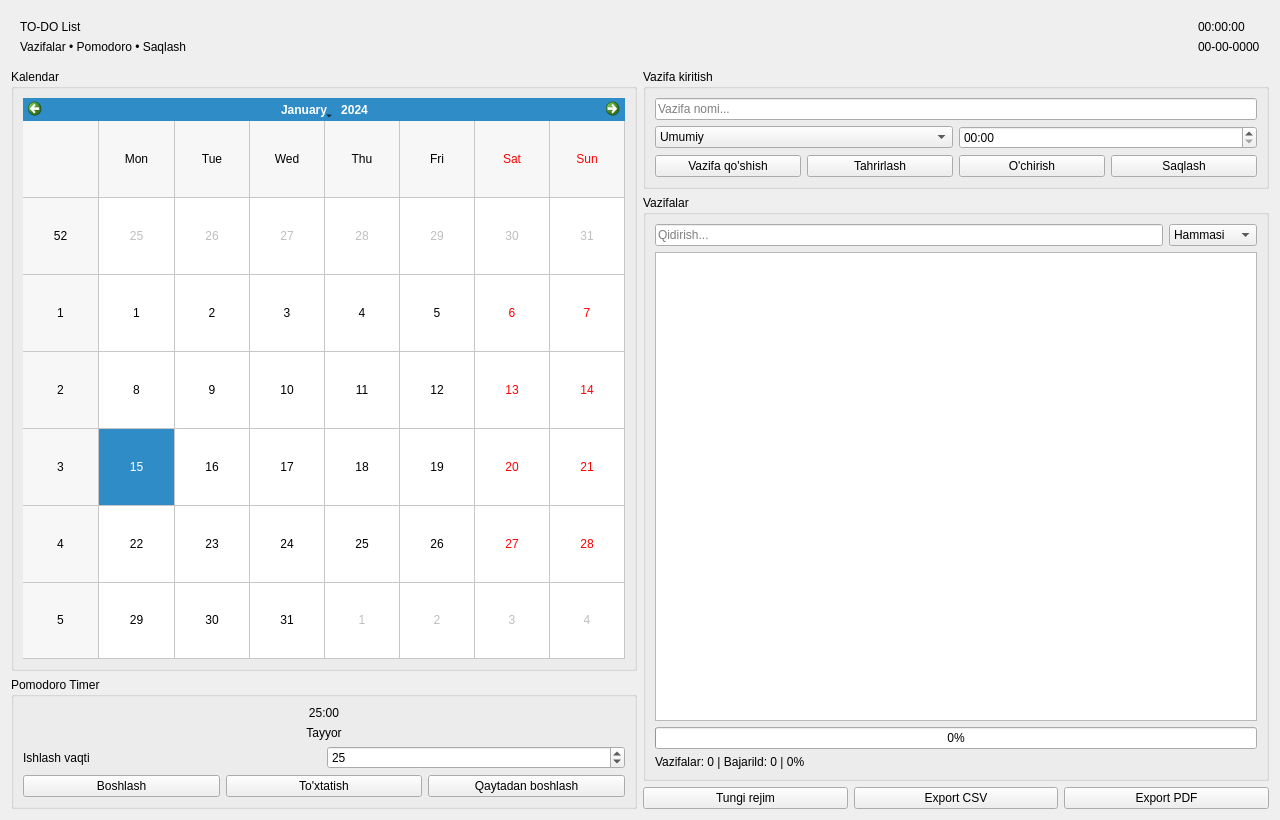
<?xml version="1.0" encoding="UTF-8"?>
<ui version="4.0">
 <class>Form</class>
 <widget class="QWidget" name="Form">
  <property name="geometry">
   <rect>
    <x>0</x>
    <y>0</y>
    <width>1280</width>
    <height>820</height>
   </rect>
  </property>
  <property name="windowTitle">
   <string>TO-DO List</string>
  </property>
  <layout class="QVBoxLayout" name="verticalLayoutMain">
   <item>
    <widget class="QFrame" name="headerFrame">
     <layout class="QHBoxLayout" name="horizontalLayoutHeader">
      <item>
       <layout class="QVBoxLayout" name="verticalLayoutHeaderText">
        <item>
         <widget class="QLabel" name="titleLabel">
          <property name="text">
           <string>TO-DO List</string>
          </property>
         </widget>
        </item>
        <item>
         <widget class="QLabel" name="subtitleLabel">
          <property name="text">
           <string>Vazifalar • Pomodoro • Saqlash</string>
          </property>
         </widget>
        </item>
       </layout>
      </item>
      <item>
       <spacer name="horizontalSpacer">
        <property name="orientation">
         <enum>Qt::Horizontal</enum>
        </property>
        <property name="sizeHint" stdset="0">
         <size>
          <width>0</width>
          <height>0</height>
         </size>
        </property>
       </spacer>
      </item>
      <item>
       <layout class="QVBoxLayout" name="verticalLayoutClock">
        <item>
         <widget class="QLabel" name="clockLabel">
          <property name="text">
           <string>00:00:00</string>
          </property>
         </widget>
        </item>
        <item>
         <widget class="QLabel" name="dateNowLabel">
          <property name="text">
           <string>00-00-0000</string>
          </property>
         </widget>
        </item>
       </layout>
      </item>
     </layout>
    </widget>
   </item>
   <item>
    <layout class="QHBoxLayout" name="horizontalLayoutBody">
     <item>
      <layout class="QVBoxLayout" name="leftPanelLayout">
       <item>
        <widget class="QGroupBox" name="calendarGroupBox">
         <property name="title">
          <string>Kalendar</string>
         </property>
         <layout class="QVBoxLayout" name="verticalLayoutCalendar">
          <item>
           <widget class="QCalendarWidget" name="calendarWidget">
            <property name="maximumSize">
             <size>
              <width>16777215</width>
              <height>16777215</height>
             </size>
            </property>
            <property name="gridVisible">
             <bool>true</bool>
            </property>
           </widget>
          </item>
         </layout>
        </widget>
       </item>
       <item>
        <widget class="QGroupBox" name="pomodoroGroupBox">
         <property name="title">
          <string>Pomodoro Timer</string>
         </property>
         <layout class="QVBoxLayout" name="verticalLayoutPomodoro">
          <item>
           <widget class="QLabel" name="pomodoroTimeLabel">
            <property name="text">
             <string>25:00</string>
            </property>
            <property name="alignment">
             <set>Qt::AlignCenter</set>
            </property>
           </widget>
          </item>
          <item>
           <widget class="QLabel" name="pomodoroStatusLabel">
            <property name="text">
             <string>Tayyor</string>
            </property>
            <property name="alignment">
             <set>Qt::AlignCenter</set>
            </property>
           </widget>
          </item>
          <item>
           <layout class="QHBoxLayout" name="horizontalLayoutPomodoroSettings">
            <item>
             <widget class="QLabel" name="labelWorkMinutes">
              <property name="text">
               <string>Ishlash vaqti</string>
              </property>
             </widget>
            </item>
            <item>
             <widget class="QSpinBox" name="workMinutesSpinBox">
              <property name="minimum">
               <number>1</number>
              </property>
              <property name="maximum">
               <number>180</number>
              </property>
              <property name="value">
               <number>25</number>
              </property>
             </widget>
            </item>
           </layout>
          </item>
          <item>
           <layout class="QHBoxLayout" name="horizontalLayoutPomodoroButtons">
            <item>
             <widget class="QPushButton" name="startPomodoroButton">
              <property name="text">
               <string>Boshlash</string>
              </property>
             </widget>
            </item>
            <item>
             <widget class="QPushButton" name="pausePomodoroButton">
              <property name="text">
               <string>To'xtatish</string>
              </property>
             </widget>
            </item>
            <item>
             <widget class="QPushButton" name="resetPomodoroButton">
              <property name="text">
               <string>Qaytadan boshlash</string>
              </property>
             </widget>
            </item>
           </layout>
          </item>
         </layout>
        </widget>
       </item>
      </layout>
     </item>
     <item>
      <layout class="QVBoxLayout" name="rightPanelLayout">
       <item>
        <widget class="QGroupBox" name="taskInputGroupBox">
         <property name="title">
          <string>Vazifa kiritish</string>
         </property>
         <layout class="QVBoxLayout" name="verticalLayoutTaskInput">
          <item>
           <widget class="QLineEdit" name="taskLineEdit">
            <property name="placeholderText">
             <string>Vazifa nomi...</string>
            </property>
           </widget>
          </item>
          <item>
           <layout class="QHBoxLayout" name="horizontalLayoutTaskMeta">
            <item>
             <widget class="QComboBox" name="categoryComboBox">
              <item>
               <property name="text">
                <string>Umumiy</string>
               </property>
              </item>
              <item>
               <property name="text">
                <string>O'qish</string>
               </property>
              </item>
              <item>
               <property name="text">
                <string>Ish</string>
               </property>
              </item>
              <item>
               <property name="text">
                <string>Shaxsiy</string>
               </property>
              </item>
              <item>
               <property name="text">
                <string>Savdo</string>
               </property>
              </item>
              <item>
               <property name="text">
                <string>So'glik</string>
               </property>
              </item>
             </widget>
            </item>
            <item>
             <widget class="QTimeEdit" name="timeEdit">
              <property name="displayFormat">
               <string>HH:mm</string>
              </property>
             </widget>
            </item>
           </layout>
          </item>
          <item>
           <layout class="QHBoxLayout" name="horizontalLayoutTaskButtons">
            <item>
             <widget class="QPushButton" name="addButton">
              <property name="text">
               <string>Vazifa qo'shish</string>
              </property>
             </widget>
            </item>
            <item>
             <widget class="QPushButton" name="editButton">
              <property name="text">
               <string>Tahrirlash</string>
              </property>
             </widget>
            </item>
            <item>
             <widget class="QPushButton" name="deleteButton">
              <property name="text">
               <string>O'chirish</string>
              </property>
             </widget>
            </item>
            <item>
             <widget class="QPushButton" name="saveChecksButton">
              <property name="text">
               <string>Saqlash</string>
              </property>
             </widget>
            </item>
           </layout>
          </item>
         </layout>
        </widget>
       </item>
       <item>
        <widget class="QGroupBox" name="taskListGroupBox">
         <property name="title">
          <string>Vazifalar</string>
         </property>
         <layout class="QVBoxLayout" name="verticalLayoutTaskList">
          <item>
           <layout class="QHBoxLayout" name="horizontalLayoutFilters">
            <item>
             <widget class="QLineEdit" name="searchLineEdit">
              <property name="placeholderText">
               <string>Qidirish...</string>
              </property>
             </widget>
            </item>
            <item>
             <widget class="QComboBox" name="statusFilterComboBox">
              <item>
               <property name="text">
                <string>Hammasi</string>
               </property>
              </item>
              <item>
               <property name="text">
                <string>Qadalgani</string>
               </property>
              </item>
              <item>
               <property name="text">
                <string>Bajarilgani</string>
               </property>
              </item>
             </widget>
            </item>
           </layout>
          </item>
          <item>
           <widget class="QListWidget" name="tasksListWidget"/>
          </item>
          <item>
           <widget class="QProgressBar" name="progressBar">
            <property name="value">
             <number>0</number>
            </property>
           </widget>
          </item>
          <item>
           <widget class="QLabel" name="statsLabel">
            <property name="text">
             <string>Vazifalar: 0 | Bajarild: 0 | 0%</string>
            </property>
           </widget>
          </item>
         </layout>
        </widget>
       </item>
       <item>
        <layout class="QHBoxLayout" name="horizontalLayoutBottomButtons">
         <item>
          <widget class="QPushButton" name="darkModeButton">
           <property name="text">
            <string>Tungi rejim</string>
           </property>
          </widget>
         </item>
         <item>
          <widget class="QPushButton" name="exportCsvButton">
           <property name="text">
            <string>Export CSV</string>
           </property>
          </widget>
         </item>
         <item>
          <widget class="QPushButton" name="exportPdfButton">
           <property name="text">
            <string>Export PDF</string>
           </property>
          </widget>
         </item>
        </layout>
       </item>
      </layout>
     </item>
    </layout>
   </item>
  </layout>
 </widget>
 <resources/>
 <connections/>
</ui>
